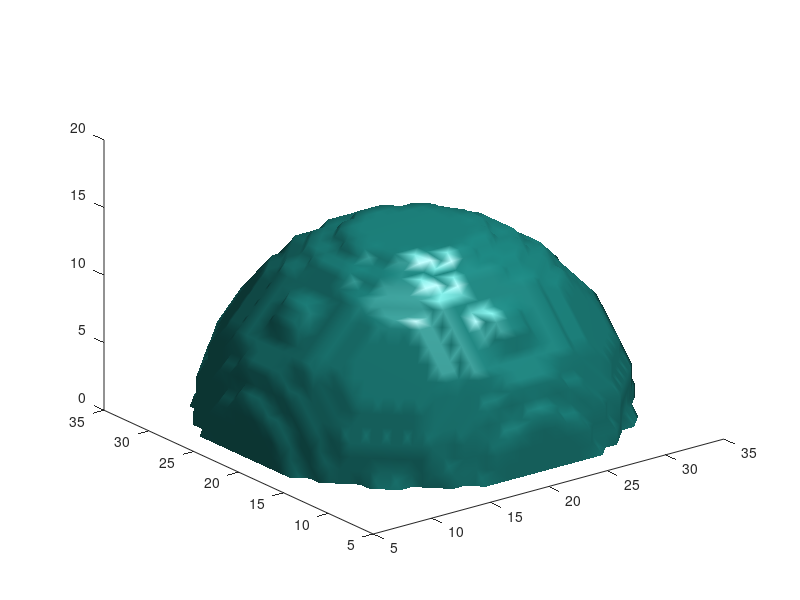

Write the MATLAB code that produced this figure.
Nx=40;
Ny=40;
Nz=60;
R=15;
dd=ones(Nx,Ny);

% load initial
% u0=uout+ues; v0=vout+ves; w0=wout+wes; x0=xout+xes;
fi=ones(Nx,Ny,Nz);

ancho=2;
for i=1:Nx
    for j=1:Ny
        for k=1:Nz
      r(i,j,k)=sqrt((i-Nx/2)^2+(j-Ny/2)^2+(k)^2);
      if r(i,j,k)>=R
      fi(i,j,k)=-1;
      end
        end
   
   end
end


isosurface(fi,0)